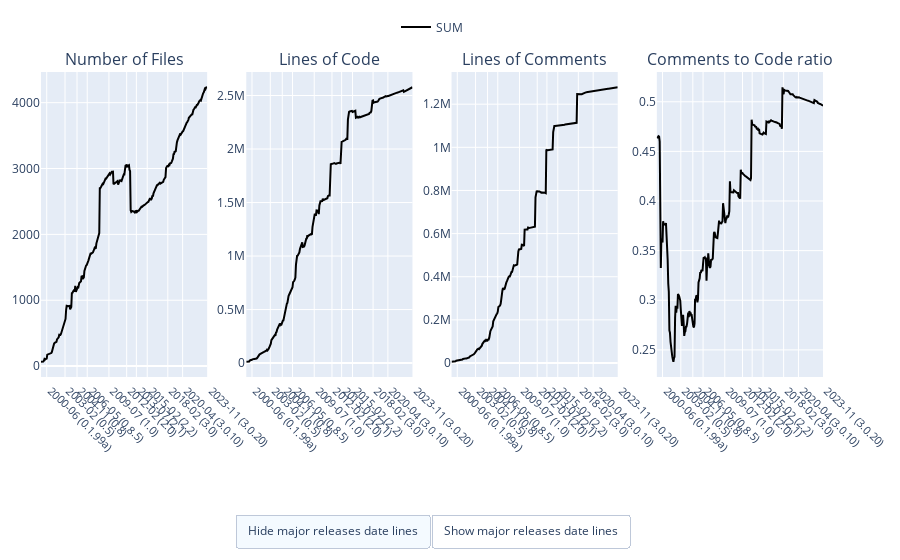
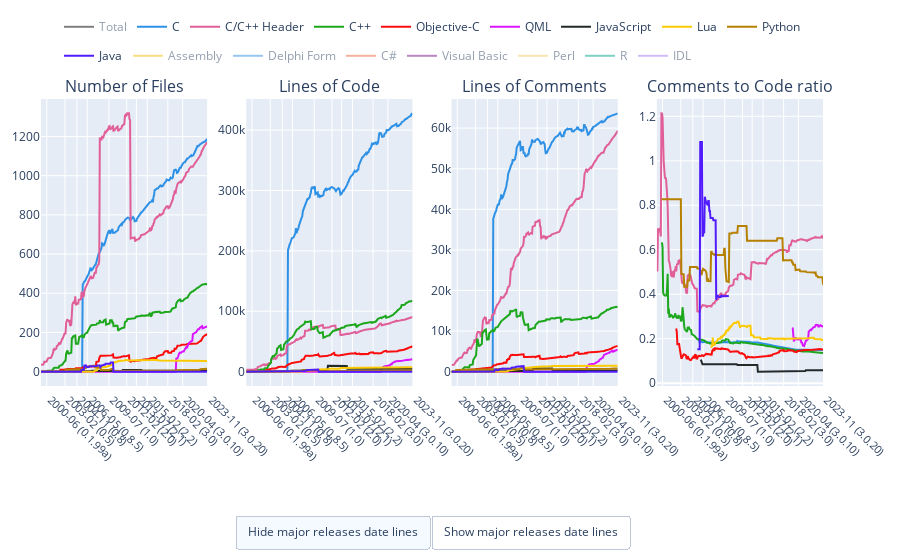
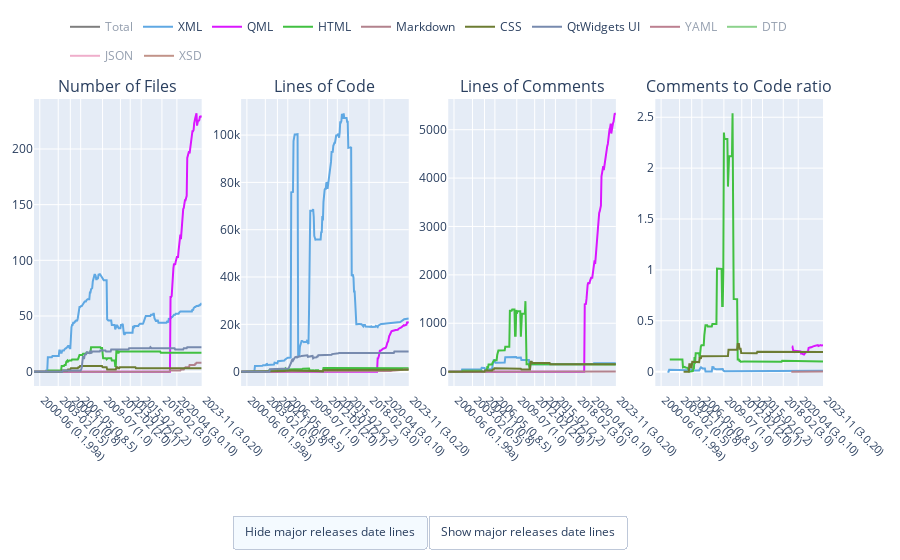
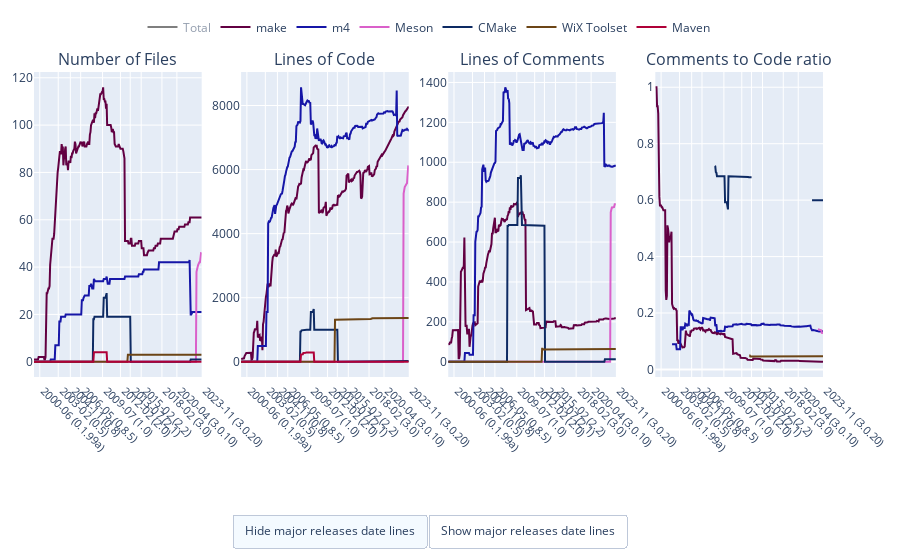

The code cell stored with these charts, in order, in its notebook:
### Markdown cell above
### Plot

### Code cell
# Create plots of interest
print("All files")
plot_languages(all_stats, ['SUM'], "all_files")

print("Programming languages")
plot_languages(all_stats, programming_languages, "programming_languages")

print("Markup languages")
plot_languages(all_stats, markup_languages, "markup_languages")

print("Build tools")
plot_languages(all_stats, build_tools, "build_tools")

print("UI languages related to UI components from 2018")
plot_languages(ui_stats, languages_of_gui_folder, "ui_languages")
